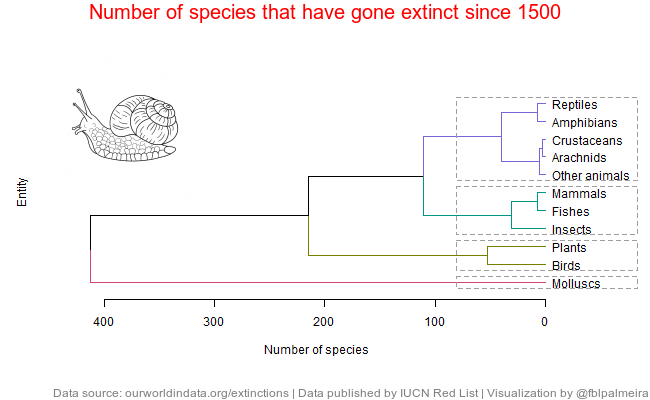

Write the R code that produced this figure.
df<-read.csv("extinct-species-since-1500.csv", header=T)
df

library (dplyr)
library (vcd)

df1 <-df %>%
  select(Entity, Number.of.extinct.species) 

df2<-df1[!(df1$Entity=="Animals" | df1$Entity=="Chromists" | df1$Entity=="Corals" | df1$Entity=="Fungi"  | df1$Entity=="Total species"),]
df2

png(file = "extinct-species-since-1500.png", width = 650, height = 400)
df3 <- hclust(dist(df2))
df3
suppressPackageStartupMessages(library(dendextend))
df4 <- as.dendrogram(df3)

# Copy the object, and edit its labels
labels(df4) <- c("Molluscs", "Birds", "Plants", "Insects", "Fishes", "Mammals", "Other animals", "Arachnids", "Crustaceans", "Amphibians", "Reptiles")
avg_dend_obj <- as.dendrogram(df4)
avg_col_dend <- color_branches(avg_dend_obj, k = 4)
par(mar = c(7, 5, 6, 6))
plot(avg_col_dend, ylab="Entity", xlab="Number of species", horiz=TRUE, axes=TRUE)
avg_col_dend %>% rect.dendrogram(k = 4, horiz = TRUE, border = 8, lty = 2, lwd = 1)
dev.off()

library(magick)
library(magrittr) 

# Call back the plot
plot <- image_read("extinct-species-since-1500.png")
plot2<-image_annotate(plot, "Number of species that have gone extinct since 1500", color = "red", size = 20, 
                      location = "10+50", gravity = "north")
plot3<-image_annotate(plot2, "Data source: ourworldindata.org/extinctions | Data published by IUCN Red List | Visualization by @fblpalmeira", color = "gray", size = 12, 
                      location = "10+50", gravity = "southeast")
# And bring in a logo
logo_raw <- image_read("https://img.freepik.com/free-vector/snail-spa-salon-eco-cosmetics-vector-sketch-style-line-style-isolated-white-backgroun_273525-902.jpg?w=2000") 
out<-image_composite(plot3,image_scale(logo_raw,"x150"), offset = "+50+50")
image_browse(out)

# And overwrite the plot without a logo
image_write(out, "30daychallenge_day7.png")
